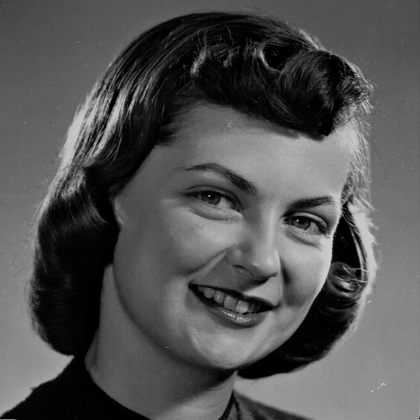
%> input picture Coursework_1/girlface.bmp, 420 x 420 px, shrunk from 512 x 512 before the run
$ octave --eval "CourseworkROCThreshold;"   (GNU Octave 9; MATLAB toolbox functions it lacks are replaced by stand-ins)
%> lines starting %> are read from the running program, lines starting %| are printed output that depends on the picture; in (x1, y1, x2, y2) boxes, pixels count from 0 and x2, y2 are one past the last pixel; in counts of white or black regions, pixels touching at a corner belong together; the program's own positions count from 1
### Coursework_1/Threshold.m
function GreyImage = Threshold(Image, Threshold, ShowImage)

[Width, Height, Dimension] = size(Image);

GreyImage = 0;
if(Dimension == 1)
    GreyImage = Image;
else
    GreyImage = rgb2grey(Image);
end

for Column = 1 : Width
    for Row = 1 : Height
    	GreyImage(Column, Row) = (Image(Column, Row) >= Threshold) * 255;
    end
end
if(ShowImage == true)
    imshow(GreyImage);
end
end

### Coursework_1/CourseworkROCThreshold.m
function CourseworkROCThreshold()

GirlfaceImage = imread('girlface.bmp');
%> GirlfaceImage is the input picture: size 420x420 uint8; min 0, max 210, mean 83.6
GirlfaceGroundTruth = imread('girlfaceGT.bmp');
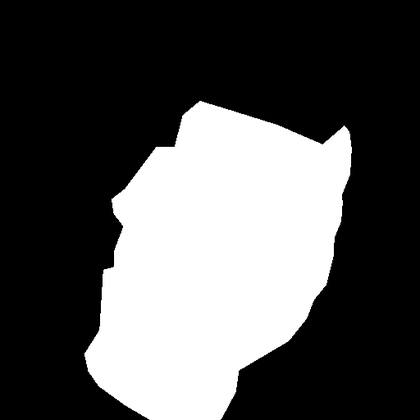
%> input picture Coursework_1/girlfaceGT.bmp, 420 x 420 px, shrunk from 512 x 512 before the run
%> GirlfaceGroundTruth is the input picture: size 420x420 uint8; min 0, max 255, mean 82.8
GirlfaceGroundTruth = NormaliseImage(GirlfaceGroundTruth);
[ImageWidth, ImageHeight] = size(GirlfaceImage);

ROCValues = zeros(2, 256);
TotalPositives = 0;
TotalNegatives = 0;
for ThresholdValue = 0:255
    ThresholdImage = Threshold(GirlfaceImage, ThresholdValue, false);
    TruePositives = 0;
    TrueNegatives = 0;
    FalsePositives = 0;
    FalseNegatives = 0;
    for Column = 1 : ImageWidth
        for Row = 1 : ImageHeight
            ThresholdImageSample = uint8(ThresholdImage(Column, Row));
            GirlfaceGroundTruthSample = GirlfaceGroundTruth(Column, Row);

            if(GirlfaceGroundTruthSample == 255 && ThresholdImageSample == 255)
                TruePositives = TruePositives + 1;
            elseif(GirlfaceGroundTruthSample == 0 && ThresholdImageSample == 0)
                TrueNegatives = TrueNegatives + 1;
            elseif(GirlfaceGroundTruthSample == 255 && ThresholdImageSample == 0)
                FalseNegatives = FalseNegatives + 1;
            elseif(GirlfaceGroundTruthSample == 0 && ThresholdImageSample == 255)
                FalsePositives = FalsePositives + 1;
            end
        end
    end
    TotalPositives = (TruePositives + FalseNegatives);
    TotalNegatives = (FalsePositives + TrueNegatives);
    YValue = TruePositives / (TruePositives + FalseNegatives);
    XValue = FalsePositives / (FalsePositives + TrueNegatives);

    if(TruePositives + FalseNegatives == 0)
        YValue = 0;
    elseif(FalsePositives + TrueNegatives == 0)
        XValue = 0;
    end

    ROCValues(1, ThresholdValue+1) = XValue;
    ROCValues(2, ThresholdValue+1) = YValue;

end

OperatingPoint = GetOperatingPointGradientForROC(TotalPositives, TotalNegatives, ROCValues);

subplot(2,2,1);
imshow(GirlfaceImage);
subplot(2,2,2);
imshow(GirlfaceGroundTruth);
subplot(2,2,3);
plot(ROCValues(1,:), ROCValues(2,:));

subplot(2,2,4);
Threshold(GirlfaceImage, OperatingPoint, true);
annotation('textbox',get(gca,'Position'),'String', sprintf('DOP \nis:%i.', OperatingPoint));
end


function NormalisedImage = NormaliseImage(GroundTruthImage)
[ImageWidth, ImageHeight] = size(GroundTruthImage);
%> ImageWidth = 420; ImageHeight = 420
NormalisedImage = uint8(GroundTruthImage);
for Column = 1 : ImageWidth
    for Row = 1 : ImageHeight
        if(NormalisedImage(Column, Row) == 0)
            NormalisedImage(Column, Row) = 0;
        elseif(NormalisedImage(Column, Row) == 1)
            NormalisedImage(Column, Row) = 255;
        end
    end
end
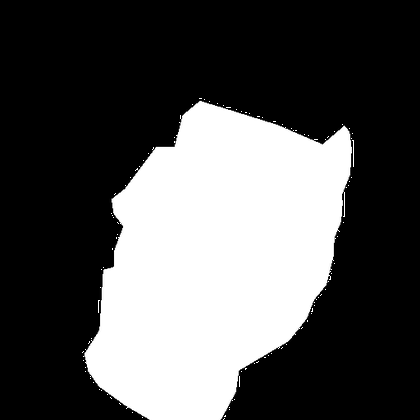
%> NormalisedImage: size 420x420 uint8; 0.14% of pixels changed, all inside (x1, y1, x2, y2) = (82, 98, 354, 420)
end

function ROCPointIndex = GetOperatingPointGradientForROC(TotalPositive, TotalNegative, ROCData)
ROCPointIndex = 1;

FalsePositiveCost = 1.0;
FalseNegativeCost = 1.0;

GradientToMatch = (TotalNegative / TotalPositive) * (FalsePositiveCost / FalseNegativeCost);

IndexClosestToGradient = -1;
[Dimensions, NumberOfMeasurements] = size(ROCData);

for Measurement = 1 : NumberOfMeasurements-1
    CurrentMeasurement = ROCData(:,Measurement);
    NextMeasurement = ROCData(:, Measurement+1);

    CurrentGradient = (NextMeasurement(2) - CurrentMeasurement(2)) / (NextMeasurement(1) - CurrentMeasurement(1));

    if(IndexClosestToGradient ~= -1)
        CurrentClosestGradientMeasurement = ROCData(:, IndexClosestToGradient);
        NextClosestGradientMeasurement = ROCData(:, IndexClosestToGradient+1);
        CurrentClosestGradient = (NextClosestGradientMeasurement(2) - CurrentClosestGradientMeasurement(2)) / (NextClosestGradientMeasurement(1) - CurrentClosestGradientMeasurement(1));

        if(abs(CurrentGradient - GradientToMatch) < abs(CurrentClosestGradient - GradientToMatch))
            IndexClosestToGradient = Measurement;
        end
    else
        IndexClosestToGradient = Measurement;
    end

end
ROCPointIndex = IndexClosestToGradient;
end
%> (the run ends here)
